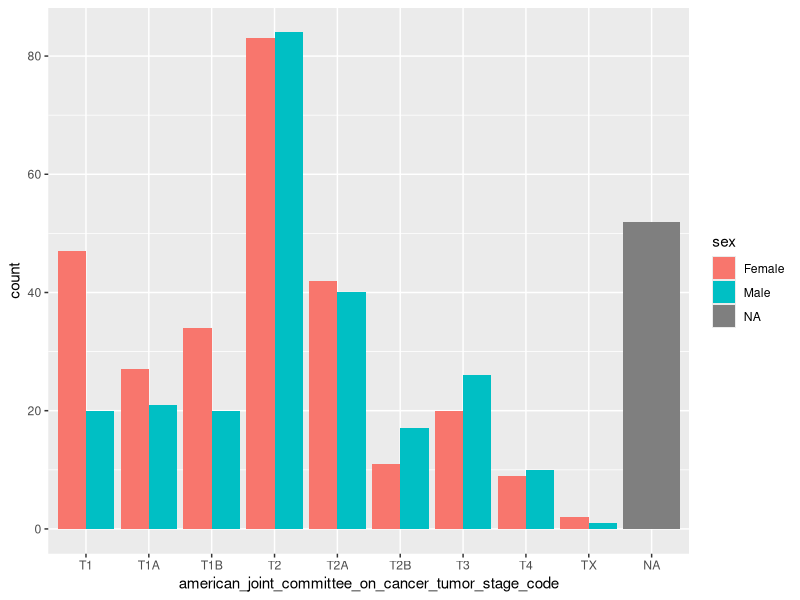
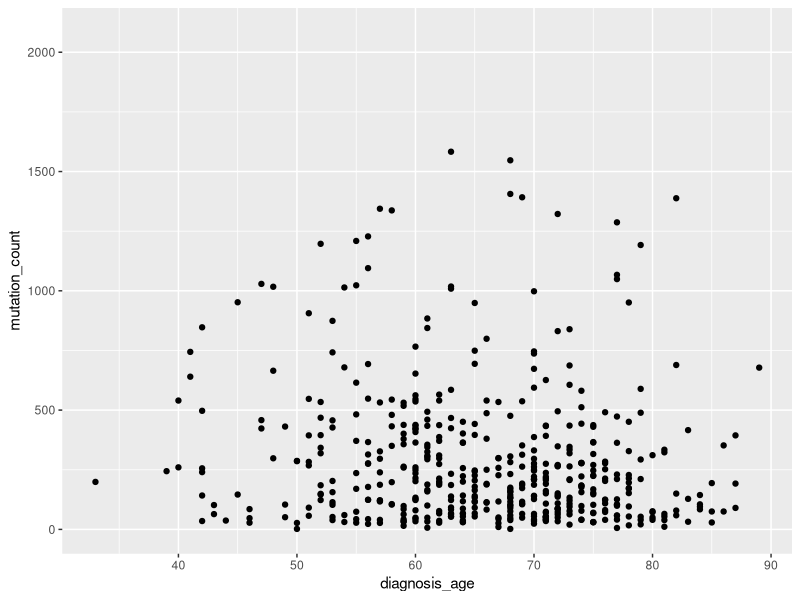

These figures' R source, in order:
## ---- chunk 1
knitr::opts_chunk$set(echo = TRUE)
## ---- chunk 2
library(tidyverse)
## ---- chunk 3
dat <- read_tsv("data/luad_tcga_pan_can_atlas_2018_clinical_data.tsv") %>% 
  select(
    where(
      ~sum(!is.na(.x)) > 0
    )
  ) %>% 
  tibble(.name_repair = "universal")

names(dat) <- tolower(gsub("\\.", "_", names(dat)))
head(dat)
## ---- chunk 4
d <- transmute(dat,
               diagnosis_age = round(-birth_from_initial_pathologic_diagnosis_date/365.24),
               sex = factor(sex),
               race_category = factor(race_category),
               american_joint_committee_on_cancer_tumor_stage_code = factor(american_joint_committee_on_cancer_tumor_stage_code),
               mutation_count
               )

d
## ---- chunk 5
with(d,
     table(round(diagnosis_age, digits = -1), sex)
)

## ---- chunk 6
with(d,
     table(race_category, american_joint_committee_on_cancer_tumor_stage_code)
     )
## ---- chunk 7
d %>% 
  ggplot(aes(x=american_joint_committee_on_cancer_tumor_stage_code, fill=sex))+
  geom_bar(position = "dodge")
## ---- chunk 8
with(d,
     chisq.test(sex, american_joint_committee_on_cancer_tumor_stage_code)
)

## ---- chunk 9
d %>% 
  lm(mutation_count~sex+diagnosis_age+american_joint_committee_on_cancer_tumor_stage_code, 
     data=.)
## ---- chunk 10
d %>% 
  ggplot(aes(x=diagnosis_age, y=mutation_count))+
  geom_point()
